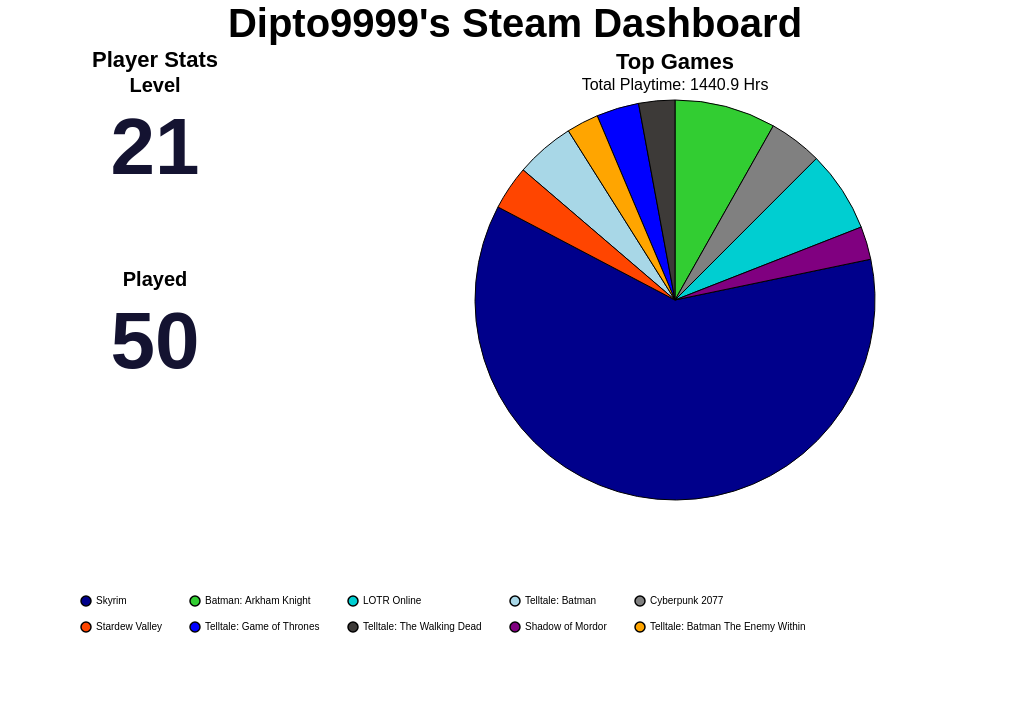

Specify this chart in Vega-Lite:
### Vega-Lite specification from a JSON file in a GitHub repository (floating-point values rounded to 4 significant figures)
{"background": null, "config": {"view": {"continuousWidth": 300, "continuousHeight": 300, "strokeOpacity": 0, "strokeWidth": 1.5}, "axis": {"labelFontSize": 12, "titleFontSize": 16}, "legend": {"labelFontSize": 12, "titleFontSize": 16}}, "hconcat": [{"vconcat": [{"data": {"name": "data-ce2f25787bade8ca3fba4cb14335a451"}, "mark": {"type": "text", "align": "center", "baseline": "middle", "color": "#141331", "fontSize": 80, "fontWeight": "bold"}, "encoding": {"text": {"field": "Value", "type": "quantitative"}, "x": {"axis": null, "field": "Metric", "type": "nominal"}, "y": {"value": 50}}, "height": 150, "title": {"text": "Level", "anchor": "middle", "fontSize": 20}, "width": 300}, {"data": {"name": "data-92b892d679d5fbeaa0a56e1238c7fc12"}, "mark": {"type": "text", "align": "center", "baseline": "middle", "color": "#141331", "fontSize": 80, "fontWeight": "bold"}, "encoding": {"text": {"field": "Value", "type": "quantitative"}, "x": {"axis": null, "field": "Metric", "type": "nominal"}, "y": {"value": 50}}, "height": 150, "title": {"text": "Played", "anchor": "middle", "fontSize": 20}, "width": 300}], "title": {"text": "Player Stats", "anchor": "middle", "fontSize": 22}}, {"data": {"name": "data-b2da6c3eee8efb20e4c0e498a7d77a12"}, "mark": {"type": "arc", "stroke": "black", "strokeWidth": 1}, "encoding": {"color": {"field": "name", "legend": {"columnPadding": 25, "columns": 5, "direction": "horizontal", "labelFontSize": 10, "orient": "bottom", "padding": 75, "rowPadding": 10, "title": "", "titleAlign": "center", "titleFontSize": 16}, "scale": {"range": ["#00008B", "#32CD32", "#00CED1", "#A8D7E7", "#808080", "#FF4500", "#0000FF", "#3D3A38", "#800080", "#FFA500", "#006400", "#8B0000", "#FFD700", "#4682B4", "#2E8B57"]}, "sort": null, "type": "nominal"}, "theta": {"field": "playtime_percentage", "type": "quantitative"}, "tooltip": [{"field": "name", "title": "Game", "type": "nominal"}, {"field": "playtime_forever", "format": ".1f", "title": "Time (Hrs)", "type": "quantitative"}, {"field": "playtime_percentage", "format": ".2f", "title": "Playtime (%)", "type": "quantitative"}]}, "height": 400, "title": {"text": "Top Games", "anchor": "middle", "fontSize": 22, "subtitle": "Total Playtime: 1440.9 Hrs", "subtitleFontSize": 16}, "width": 700}], "padding": {"left": 250, "right": 250, "top": 0, "bottom": 0}, "title": {"text": "Dipto9999's Steam Dashboard", "anchor": "middle", "fontSize": 40}, "$schema": "https://vega.github.io/schema/vega-lite/v5.20.1.json", "datasets": {"data-ce2f25787bade8ca3fba4cb14335a451": [{"Metric": "Level", "Value": 21}], "data-92b892d679d5fbeaa0a56e1238c7fc12": [{"Metric": "Played", "Value": 50}], "data-b2da6c3eee8efb20e4c0e498a7d77a12": [{"name": "Skyrim", "playtime_forever": 845.3, "appid": 72850, "playtime_percentage": 60.97}, {"name": "Batman: Arkham Knight", "playtime_forever": 113.3, "appid": 208650, "playtime_percentage": 8.18}, {"name": "LOTR Online", "playtime_forever": 91.02, "appid": 212500, "playtime_percentage": 6.57}, {"name": "Telltale: Batman", "playtime_forever": 66.22, "appid": 498240, "playtime_percentage": 4.78}, {"name": "Cyberpunk 2077", "playtime_forever": 59.75, "appid": 1091500, "playtime_percentage": 4.31}, {"name": "Stardew Valley", "playtime_forever": 49.5, "appid": 413150, "playtime_percentage": 3.57}, {"name": "Telltale: Game of Thrones", "playtime_forever": 47.68, "appid": 330840, "playtime_percentage": 3.44}, {"name": "Telltale: The Walking Dead", "playtime_forever": 40.52, "appid": 207610, "playtime_percentage": 2.92}, {"name": "Shadow of Mordor", "playtime_forever": 37.05, "appid": 241930, "playtime_percentage": 2.67}, {"name": "Telltale: Batman The Enemy Within", "playtime_forever": 35.93, "appid": 675260, "playtime_percentage": 2.59}]}}
